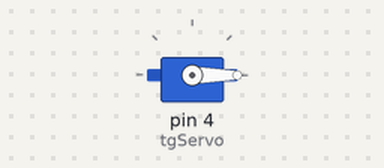
The sketch below on a simulated Arduino Uno, built with avr-gcc and run on an emulated ATmega328P. Parts: servo.

Above: at 0.05 s.
At 1.5 s:
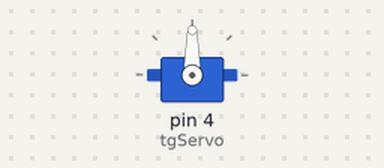
At 3.0 s:
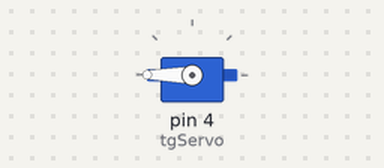
Timing chart, 0 to 6.9 s (numbered marks = the images above):
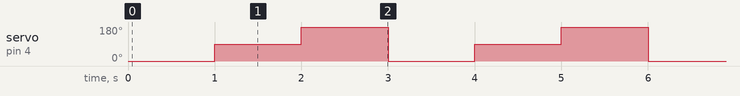

The sketch:

servomotor.ino
```cpp
#include <Servo.h>
Servo tgServo;


void setup() {
  tgServo.attach(4);
}

void loop() {
  tgServo.write(0);
  delay(1000);
  tgServo.write(90);
  delay(1000);
  tgServo.write(180);
  delay(1000);
}
```

Measured:
- by itself, servo on pin 4 (tgServo): repeats every 3.0 s: 180° 1.0 s, 0° 1.0 s, 90° 1.0 s
